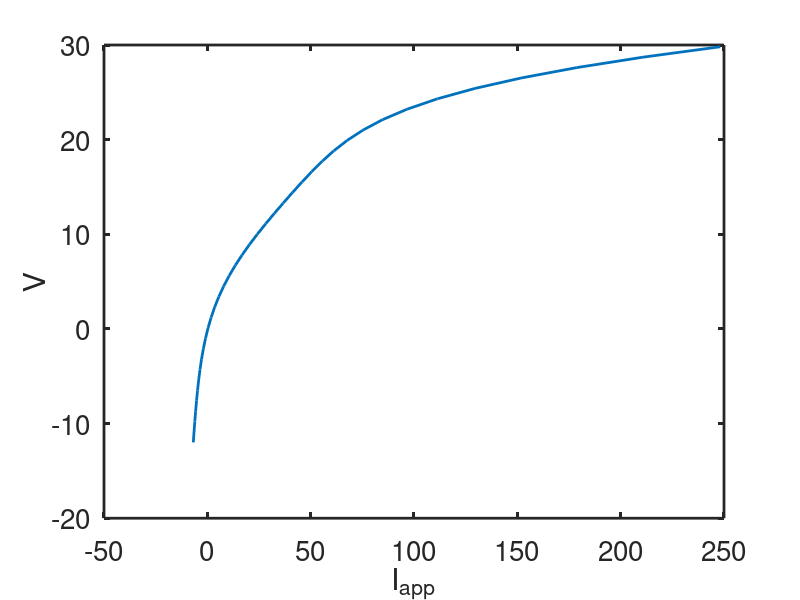

Here is the MATLAB script that generated this plot:
%rHH steady state
function rHH_ss
global gnabar gkbar gl Vna Vk Vl  rn0 V

set(0,                           ...
   'defaultaxesfontsize', 20,   ...
   'defaultaxeslinewidth', 2, ...
   'defaultlinelinewidth', 2.0);
   
%parameters

gnabar = 120.;
gkbar = 36;
gl = 0.3;
Vna = 115;
Vk = -12;
Vl = 10.5988;

rn0 = 0.8;
%rn0 = 0.9;

vlist = [Vk+.01:1.1001:30];
for j = 1:length(vlist)
    V = vlist(j);
    Ist(j) = deRHS(V);
end
figure(1)

plot(Ist,vlist)
xlabel('I_{app}')
ylabel('V')

%%%%%%%%%%%%%%%%%%%%%%%%%%%%%%%%%%%%%%
%the right hand side for ode simulation:
function Istim=deRHS(V)
global gnabar gkbar gl Vna Vk Vl  rn0

% given V find Istim
 
Gt= gate_de(V);
AM=Gt(1);
BM = Gt(2);
AN = Gt(3);
BN = Gt(4);
aminf = AM/(AM+BM);
aminf3 = aminf.^3;
 
n = AN/(AN+BN);
h = rn0 - n;
Ina = gnabar*aminf3.*h.*(V-Vna) ;
Ik = gkbar*n.^4*(V-Vk);
Icl = gl*(V-Vl);
      
Fv = -Ina-Ik-Icl;
Istim = -Fv;
 

%%%%%%%%%%%%%%%%%%%%%%%%%%%%%%%%%%%
function gate = gate_de(V)
 % calculate the gating functions for V                 
AM=.1*(25.-V)./(exp(2.5 -0.1*V)-1.);
BM=4.*exp(-V/18.);
AN=.01*(10.-V)./(exp(1.-0.1*V)-1.);
BN=.125*exp(-V/80.);

AH=.07*exp(-V/20.);
BH=1./(exp(.1*(30.-V))+1.);

gate = [AM BM AN BN AH BH];
